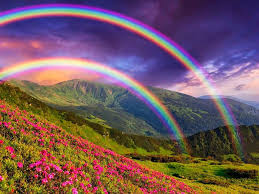
#> input picture img1.jpg, 259 x 194 px
$ python color.py
#> lines starting #> are read from the running program, lines starting #| are printed output that depends on the picture
import cv2 as cv
import matplotlib.pyplot as plt

img=cv.imread("img1.jpg")
#> img is the input picture: shape (194, 259, 3); mean B, G, R 95.3, 89.2, 116.1
col_in_img=('r','b','g')
for key,value in enumerate(col_in_img):
    histogm=cv.calcHist([img],[key],None,[256],[0,256])
    plt.plot(histogm,color=value)
    plt.xlim([0,256])
plt.show()
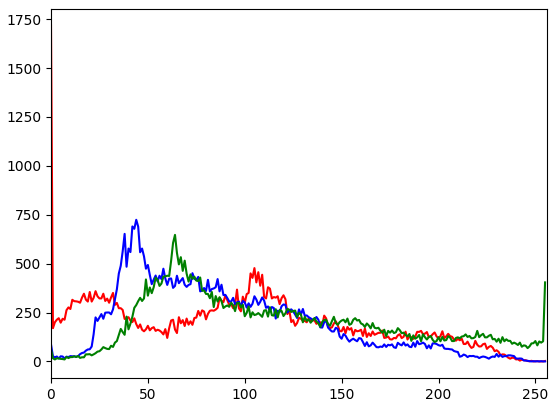
#> figure drawn by matplotlib, 1 panel; curve peaks at x = 0, y = 1718; curve peaks at x = 44, y = 724; curve peaks at x = 64, y = 647
"""
while True:
    cv.imshow('project2',img)
    if cv.waitKey(1)==ord('q'):
        break
cv.destroyAllWindows()
"""

$ run again, with img2.jpg copied over img1.jpg
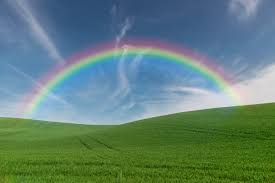
#> input picture img2.jpg, 275 x 183 px
#> img is the input picture: shape (183, 275, 3); mean B, G, R 118.4, 129.2, 97.7
#> `plt.show()`:
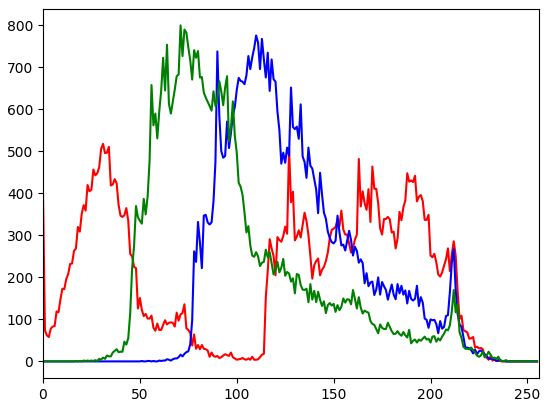
#> figure drawn by matplotlib, 1 panel; curve peaks at x = 31, y = 518; curve peaks at x = 110, y = 776; curve peaks at x = 71, y = 800
